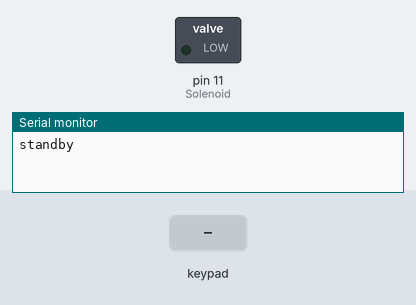
A sketch run on a simulated Arduino Uno, built with avr-gcc and run on an emulated ATmega328P. Parts: switched loads named in the sketch (green lamp = pin HIGH), the last lines printed to the serial monitor. Inputs (shaded band) come from the test bench.

Above: at 1.2 s.
1.3 s: key '*' pressed
2.8 s: keypad keys 6 6 0 1 A pressed 0.4 s apart
At 4.9 s:
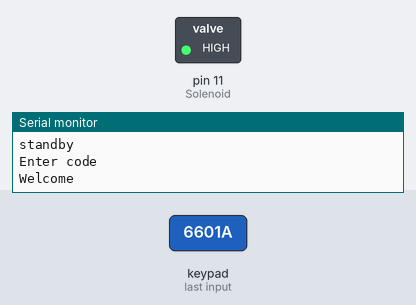
Timing chart, 0 to 8.9 s (numbered marks = the images above; inputs shaded):
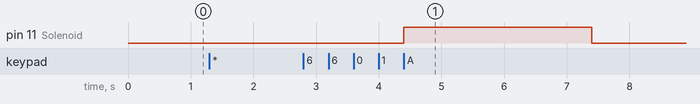

The sketch:

keypad_doorlock_edited.ino
```cpp
#include <Keypad.h>
#include <EEPROM.h>
#define Solenoid 11

const byte numRows= 4;          //number of rows on the keypad
const byte numCols= 4;          //number of columns on the keypad

char keymap[numRows][numCols]=
{
{'1', '2', '3', 'A'},
{'4', '5', '6', 'B'},
{'7', '8', '9', 'C'},
{'*', '0', '#', 'D'}
};

char keypressed;                 //Where the keys are stored it changes very often
char code[]= {'6','6','0','1'};  //The default code, you can change it or make it a 'n' digits one
short a=0,i=0,s=0,j=0;          //Variables used later

byte rowPins[numRows] = {5, 4, 3, 2}; //Rows
byte colPins[numCols]= {9, 8, 7, 6}; //Columns


Keypad myKeypad= Keypad(makeKeymap(keymap), rowPins, colPins, numRows, numCols);

void setup()
         {
          Serial.begin(9600);
pinMode(Solenoid,OUTPUT);
            Serial.println("standby");

         }


void loop()
{

  keypressed = myKeypad.getKey();               //Constantly waiting for a key to be pressed
    if(keypressed == '*'){                      // * to open the lock
            Serial.println("Enter code");            //Message to show
            GetCode();                          //Getting code function
                  if(a==sizeof(code))           //The GetCode function assign a value to a (it's correct when it has the size of the code array)
                  OpenDoor();                   //Open lock function if code is correct
                  else{

                 Serial.println("Wrong");          //Message to print when the code is wrong
                  }
            delay(2000);

            Serial.println("Standby");             //Return to standby mode it's the message do display when waiting
        }

     if(keypressed == '#'){                  //To change the code it calls the changecode function

      Serial.print("Standby");                 //When done it returns to standby mode
     }


}

void GetCode(){                  //Getting code sequence
       i=0;                      //All variables set to 0
       a=0;
       j=0;

     while(keypressed != 'A'){                                     //The user press A to confirm the code otherwise he can keep typing
           keypressed = myKeypad.getKey();
             if(keypressed != NO_KEY && keypressed != 'A' ){       //If the char typed isn't A and neither "nothing"
              j++;
            if(keypressed == code[i]&& i<sizeof(code)){            //if the char typed is correct a and i increments to verify the next caracter
                 a++;                                              //Now I think maybe I should have use only a or i ... too lazy to test it -_-'
                 i++;
                 }
            else
                a--;                                               //if the character typed is wrong a decrements and cannot equal the size of code []
            }
            }
    keypressed = NO_KEY;

}


void OpenDoor(){             //Lock opening function open for 3s

  Serial.print("Welcome");       //With a message printed
  digitalWrite(Solenoid,HIGH);
  delay(3000);
  digitalWrite(Solenoid,LOW);
}
```

Measured:
- after the input at 2.8 s, pin 11 (Solenoid): LOW → HIGH after 1.6 s, → LOW 3.0 s later
